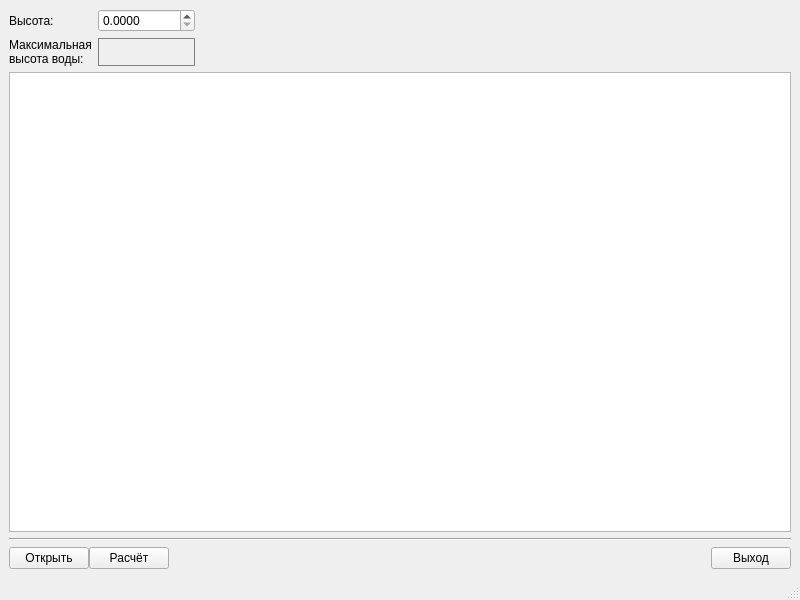
<?xml version="1.0" encoding="UTF-8"?>
<ui version="4.0">
 <class>MainWindow</class>
 <widget class="QMainWindow" name="MainWindow">
  <property name="geometry">
   <rect>
    <x>0</x>
    <y>0</y>
    <width>800</width>
    <height>600</height>
   </rect>
  </property>
  <property name="windowTitle">
   <string>MainWindow</string>
  </property>
  <widget class="QWidget" name="centralwidget">
   <layout class="QVBoxLayout" name="verticalLayout" stretch="0,0,0,0">
    <item>
     <layout class="QHBoxLayout" name="horizontalLayout_2">
      <item>
       <layout class="QFormLayout" name="formLayout">
        <item row="0" column="0">
         <widget class="QLabel" name="lHeight">
          <property name="text">
           <string>Высота:</string>
          </property>
         </widget>
        </item>
        <item row="0" column="1">
         <widget class="QDoubleSpinBox" name="dsbHeight">
          <property name="decimals">
           <number>4</number>
          </property>
          <property name="maximum">
           <double>99999999999.999893188476563</double>
          </property>
         </widget>
        </item>
        <item row="1" column="0">
         <widget class="QLabel" name="lMaxHeight">
          <property name="text">
           <string>Максимальная 
высота воды:</string>
          </property>
         </widget>
        </item>
        <item row="1" column="1">
         <widget class="QLabel" name="lMaxValue">
          <property name="styleSheet">
           <string notr="true">border-style: solid;  
border-width: 1px; 
border-color: gray; </string>
          </property>
          <property name="frameShape">
           <enum>QFrame::Panel</enum>
          </property>
          <property name="frameShadow">
           <enum>QFrame::Raised</enum>
          </property>
          <property name="text">
           <string/>
          </property>
         </widget>
        </item>
       </layout>
      </item>
      <item>
       <spacer name="horizontalSpacer_2">
        <property name="orientation">
         <enum>Qt::Horizontal</enum>
        </property>
        <property name="sizeHint" stdset="0">
         <size>
          <width>40</width>
          <height>20</height>
         </size>
        </property>
       </spacer>
      </item>
     </layout>
    </item>
    <item>
     <widget class="TerrainView" name="graphicsView"/>
    </item>
    <item>
     <widget class="Line" name="line">
      <property name="orientation">
       <enum>Qt::Horizontal</enum>
      </property>
     </widget>
    </item>
    <item>
     <layout class="QHBoxLayout" name="horizontalLayout">
      <property name="spacing">
       <number>0</number>
      </property>
      <item>
       <widget class="QPushButton" name="pbOpenFile">
        <property name="text">
         <string>Открыть</string>
        </property>
       </widget>
      </item>
      <item>
       <widget class="QPushButton" name="pbCalc">
        <property name="text">
         <string>Расчёт</string>
        </property>
       </widget>
      </item>
      <item>
       <spacer name="horizontalSpacer">
        <property name="orientation">
         <enum>Qt::Horizontal</enum>
        </property>
        <property name="sizeHint" stdset="0">
         <size>
          <width>40</width>
          <height>20</height>
         </size>
        </property>
       </spacer>
      </item>
      <item>
       <widget class="QPushButton" name="pbExit">
        <property name="text">
         <string>Выход</string>
        </property>
       </widget>
      </item>
     </layout>
    </item>
   </layout>
  </widget>
  <widget class="QMenuBar" name="menubar">
   <property name="geometry">
    <rect>
     <x>0</x>
     <y>0</y>
     <width>800</width>
     <height>25</height>
    </rect>
   </property>
  </widget>
  <widget class="QStatusBar" name="statusbar"/>
 </widget>
 <customwidgets>
  <customwidget>
   <class>TerrainView</class>
   <extends>QGraphicsView</extends>
   <header>terrainview.h</header>
  </customwidget>
 </customwidgets>
 <resources/>
 <connections/>
</ui>
